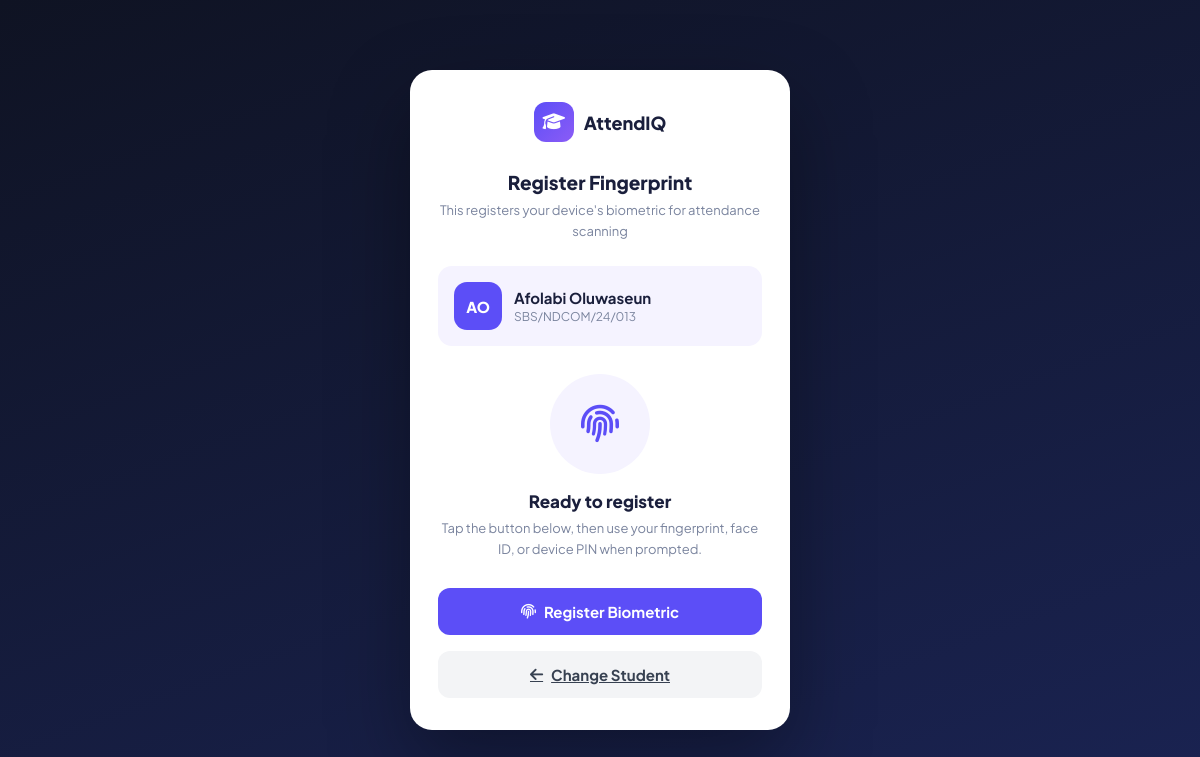
Screenshot of /mobile/register.php?sid=1 with the database file from the repository.
### tables this page shows
CREATE TABLE `students` (
  `id` int(11) NOT NULL,
  `matric_no` varchar(40) NOT NULL,
  `full_name` varchar(120) NOT NULL,
  `email` varchar(120) DEFAULT NULL,
  `phone` varchar(20) DEFAULT NULL,
  `gender` enum('Male','Female','Other') DEFAULT 'Male',
  `is_active` tinyint(1) NOT NULL DEFAULT 1,
  `created_at` datetime DEFAULT current_timestamp()
);

### include/config.php (called while the page is built, shortened)
<?php
function db(): PDO {
    static $pdo = null;
    if ($pdo === null) {
        try {
            $dbUrl = getenv('DATABASE_URL');
            if ($dbUrl) {
                $parsed = parse_url($dbUrl);
                $host = $parsed['host'] ?? 'localhost';
                $port = $parsed['port'] ?? 5432;
                $dbname = ltrim($parsed['path'] ?? '/postgres', '/');
                $user = $parsed['user'] ?? 'postgres';
                $pass = $parsed['pass'] ?? '';
                $dsn = "pgsql:host=$host;port=$port;dbname=$dbname";
                $pdo = new PDO($dsn, $user, $pass, [
                    PDO::ATTR_ERRMODE            => PDO::ERRMODE_EXCEPTION,
                    PDO::ATTR_DEFAULT_FETCH_MODE => PDO::FETCH_ASSOC,
                    PDO::ATTR_EMULATE_PREPARES   => false,
                ]);
                $pdo->exec("SET TIME ZONE 'Africa/Lagos'");
            } else {
                $dsn = 'mysql:host=' . DB_HOST . ';dbname=' . DB_NAME . ';charset=utf8mb4';
                $pdo = new PDO($dsn, DB_USER, DB_PASS, [
                    PDO::ATTR_ERRMODE            => PDO::ERRMODE_EXCEPTION,
                    PDO::ATTR_DEFAULT_FETCH_MODE => PDO::FETCH_ASSOC,
                    PDO::ATTR_EMULATE_PREPARES   => false,
                ]);
                $pdo->exec("SET time_zone = '+01:00'");
            }
        } catch (PDOException $e) {
            http_response_code(500);
            die(json_encode(['error' => 'Database connection failed: ' . $e->getMessage()]));
        }
    }
    return $pdo;
}

### mobile/register.php (the view, shortened to what this page needs)
<?php
require_once __DIR__ . '/../include/config.php';
$studentId = (int)($_GET['sid'] ?? 0);
$student   = null;
$error     = '';
if ($studentId) {
    $s = db()->prepare('SELECT id, full_name, matric_no FROM students WHERE id=? AND is_active=TRUE');
    $s->execute([$studentId]);
    $student = $s->fetch();
}
$hasFp = false;
if ($student) {
    $fp = db()->prepare('SELECT id FROM webauthn_credentials WHERE student_id=?');
    $fp->execute([$student['id']]);
    $hasFp = (bool)$fp->fetch();
}
?>
<!DOCTYPE html>
<html lang="en">
<head>
<link rel="stylesheet" href="https://cdnjs.cloudflare.com/ajax/libs/font-awesome/6.5.0/css/all.min.css">
</head>
<body>
<div class="card">
  <div class="logo">
    <div class="logo-mark"><i class="fa-solid fa-graduation-cap"></i></div>
    <div class="logo-text">AttendIQ</div>
  </div>
  <?php if (!$student && !$error): ?>
    <h1>Register Fingerprint</h1>
    <p class="sub">Enter your matric number to get started</p>
    <form method="GET">
      <div>
        <label>Matric Number</label>
        <input name="matric" placeholder="CSC/2021/001" required style="margin-bottom:12px">
      </div>
      <button type="submit" class="btn btn-primary"><i class="fa-solid fa-magnifying-glass"></i> Find Me</button>
    </form>
  <?php elseif ($error): ?>
    <div class="alert alert-error"><i class="fa-solid fa-circle-exclamation"></i><?= htmlspecialchars($error) ?></div>
    <a href="register.php" class="btn btn-ghost" style="display:flex"><i class="fa-solid fa-arrow-left"></i> Try again</a>
  <?php else: ?>
    <h1><?= $hasFp ? 'Re-register' : 'Register' ?> Fingerprint</h1>
    <p class="sub">This registers your device's biometric for attendance scanning</p>
    <div class="stu-chip">
      <div class="stu-av"><?= strtoupper(substr($student['full_name'],0,1)) . strtoupper(substr(explode(' ',$student['full_name'])[1]??'?',0,1)) ?></div>
      <div>
        <div class="stu-name"><?= htmlspecialchars($student['full_name']) ?></div>
        <div class="stu-matric"><?= htmlspecialchars($student['matric_no']) ?></div>
      </div>
    </div>
    <div id="reg-ui">
      <div class="state">
        <div class="fp-ring idle" id="fp-ring"><i class="fa-solid fa-fingerprint"></i></div>
        <div class="state-title" id="state-title">Ready to register</div>
        <div class="state-sub" id="state-sub">Tap the button below, then use your fingerprint, face ID, or device PIN when prompted.</div>
      </div>
      <div style="margin-top:20px;display:flex;flex-direction:column;gap:8px">
        <button class="btn btn-primary" id="reg-btn" onclick="startRegistration()">
          <i class="fa-solid fa-fingerprint"></i> Register Biometric
        </button>
        <a href="register.php" class="btn btn-ghost" style="display:flex"><i class="fa-solid fa-arrow-left"></i> Change Student</a>
      </div>
    </div>
  <?php endif; ?>
</div>
</body>
</html>

### mobile/register.php (style rules this page uses)
*,*::before,*::after { box-sizing:border-box;margin:0;padding:0 }
:root { --brand:#5c4ef7;--green:#22c48c;--red:#e84646;--amber:#f5a524 }
body { font-family:'Plus Jakarta Sans',sans-serif;background:linear-gradient(160deg,#0f1323 0%,#1a2352 100%); min-height:100vh;display:flex;align-items:center;justify-content:center;padding:20px;color:#1a1f3c }
.card { background:#fff;border-radius:22px;width:100%;max-width:380px;padding:32px 28px;box-shadow:0 32px 80px rgba(0,0,0,.35) }
.logo { display:flex;align-items:center;gap:10px;margin-bottom:28px;justify-content:center }
.logo-mark { width:40px;height:40px;background:linear-gradient(135deg,#5c4ef7,#8b5cf6);border-radius:12px; display:flex;align-items:center;justify-content:center;color:#fff;font-size:18px }
.logo-text { font-size:18px;font-weight:800;color:#1a1f3c }
h1 { font-size:19px;font-weight:800;margin-bottom:6px;text-align:center }
.sub { font-size:13px;color:#7a849e;text-align:center;margin-bottom:24px;line-height:1.6 }
.stu-chip { background:#f5f3ff;border-radius:14px;padding:16px;display:flex;align-items:center;gap:12px;margin-bottom:20px }
.stu-av { width:48px;height:48px;background:var(--brand);border-radius:13px;display:flex;align-items:center; justify-content:center;font-size:15px;font-weight:800;color:#fff;flex-shrink:0 }
.stu-name { font-size:15px;font-weight:700 }
.stu-matric { font-size:12px;color:#7a849e;margin-top:2px }
.btn { width:100%;padding:14px;border-radius:12px;border:none;font-family:inherit;font-size:15px; font-weight:700;cursor:pointer;display:flex;align-items:center;justify-content:center;gap:8px;transition:all .15s }
.btn-primary { background:var(--brand);color:#fff }
.btn-ghost { background:#f3f4f6;color:#374151;margin-top:8px }
.state { text-align:center;padding:8px 0 }
.state-title { font-size:17px;font-weight:800;margin-bottom:6px }
.state-sub { font-size:13px;color:#7a849e;line-height:1.6 }
.fp-ring { width:100px;height:100px;border-radius:50%;margin:0 auto 16px;display:flex;align-items:center;justify-content:center;font-size:38px }
.fp-ring.idle { background:#f5f3ff;color:var(--brand) }

### rows the page displays
students: full_name "A", full_name "O", full_name "Afolabi Oluwaseun", matric_no "SBS/NDCOM/24/013"
